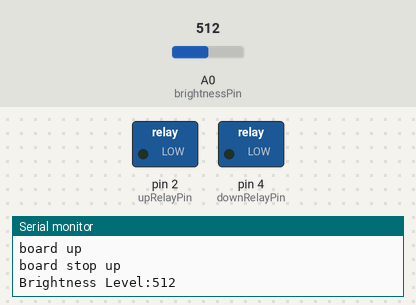
Bench run of a sketch on a simulated Arduino Uno, built with avr-gcc and run on an emulated ATmega328P. Parts: switched loads named in the sketch (green lamp = pin HIGH), the last lines printed to the serial monitor. Inputs (shaded band) come from the test bench; at power-on: A0 (brightnessPin) = 512.

Above: at 4.8 s.
4.9 s: A0 (brightnessPin) set to 216
6.5 s: A0 (brightnessPin) set to 188
At 7.8 s:
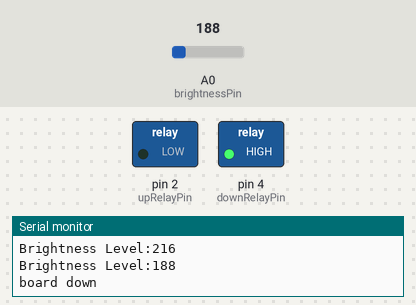
10.9 s: A0 (brightnessPin) set to 210
At 12.1 s:
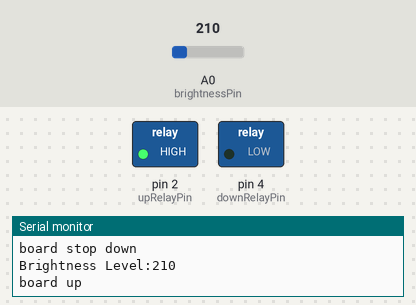
15.3 s: A0 (brightnessPin) set to 190
At 19.4 s:
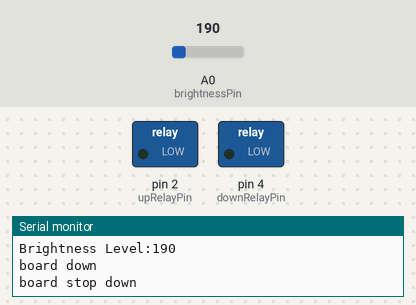
Timing chart, 0 to 20.7 s (numbered marks = the images above; inputs shaded):
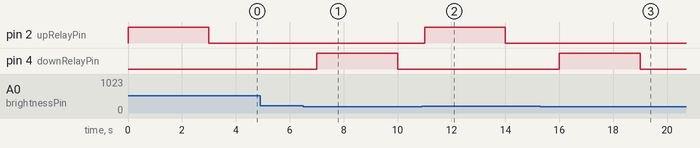

Measured:
- the behaviour switches between 200 and 199 on A0 (brightnessPin) (found by bisection; images 0 and 1)
- after the input at 6.5 s, pin 4 (downRelayPin): LOW → HIGH after 0.50 s, → LOW 3.0 s later
- after the input at 10.9 s, pin 2 (upRelayPin): LOW → HIGH after 0.10 s, → LOW 3.0 s later
- after the input at 15.3 s, pin 4 (downRelayPin): LOW → HIGH after 0.70 s, → LOW 3.0 s later

The sketch:

land_water_swap_without_pressure.ino
```cpp
/***************
 * (Jan28) For "land-water swap"
 * use 1 photoresistor (light sensor) & 2 relay modules
 * if NOT bright && condition "board down", open "pull-up relay" for a while;
 * if bright && condition "board up", open "drop-down relay" for a while
 * Smaller brightness value, Brighter!
 ***************/

const int brightnessPin = A0;
const int upRelayPin = 2; //"pull-on relay" attach to digital 2
const int downRelayPin = 4; //"drop-down relay" attach to digital 4
boolean boardUp = false; //board condition: "true" for board up, "false" for board down
int brightnessValue = 0; //initialize

void setup() {
  pinMode(upRelayPin, OUTPUT);
  pinMode(downRelayPin, OUTPUT);
  Serial.begin(9600); //initialize the serial communication as 9600bps(?)
}

void loop() {
  brightnessValue = analogRead(brightnessPin); //read the value of photoresistor
  Serial.print("Brightness Level:");
  Serial.println(brightnessValue);

  if(brightnessValue >= 200 && !boardUp) //large value --> not bright: board UP
  {
    digitalWrite(upRelayPin, HIGH); //turn on the pull-up relay
    Serial.println("board up");
    delay(3000); //time for pulley work
    digitalWrite(upRelayPin, LOW);
    boardUp = true;
    Serial.println("board stop up");
  }
  else if(brightnessValue < 200 && boardUp) //board DOWN
  {
    digitalWrite(downRelayPin, HIGH); //turn on the drop-down relay
    Serial.println("board down");
    delay(3000);
    digitalWrite(downRelayPin, LOW);
    boardUp = false;
    Serial.println("board stop down");
  }
  delay(1000);
}
```
